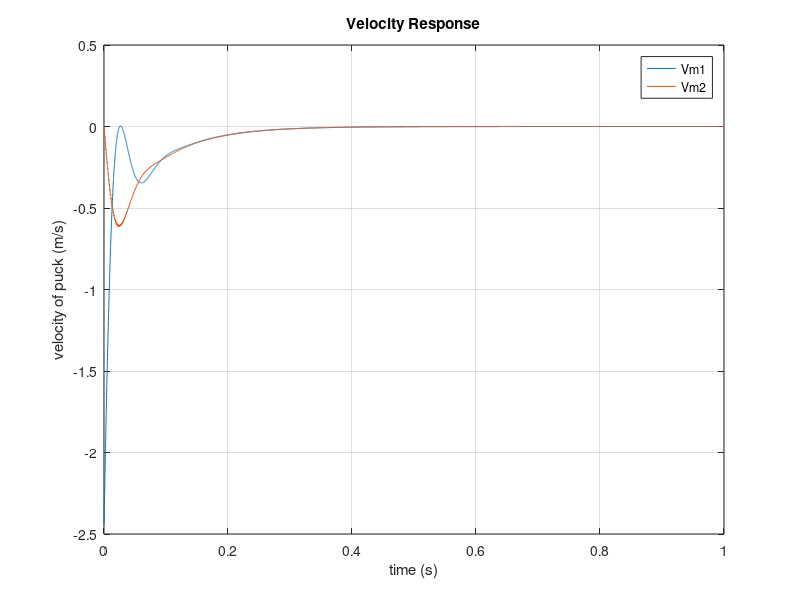

Source code (MATLAB): (Note: this script raises an error after producing the figure.)
%% State-Space catcher thing
clear; close all

%% define vars
% motor parameters
    Kt = 0.0967;        % Nm/A torque (from ServoSysCo spec sheet)
    %Kv = 105;          % V/rad/s back-emf constant
    L = .0041;          % H motor inductance  (from ServoSysCo spec sheet)
    R = 1.6;            % ohms  motor resistance (from ServoSysCo spec sheet)
    Jm = .05648;        % kgm^2 moment of inertial (from ServoSysCo spec sheet)
    b3 = 1.7e-5;        % Nms/rad motor damping (from ServoSysCo spec sheet)
    Tau_m = .0089;      % s untill 62.3% to Vfinal 
% physical parameters    
    m1 = 3;             % kg mass of puck
    m2 = 5;             % kg mass of platform
    k1 = 18500;         % N/m mechanical spring element 
    k2 = 1000410;       % Nm/rad rotational spring element  
    r = .013;           % m   radius of screw
    rho_al = 2.70;      % kg/m3  density of alluminum
    Vol_al = pi*r^2*.013;    % vol of pulley
    mp = rho_al*Vol_al;      % mass of pulley
    Jp = mp*r^2/2;           % inertia of pulleys
    J = 2*Jp + Jm;           % inertia of rotational system
    nb = 3;                  % number of bearings
    b1 = 250;                % Ns/m   damping coeff for pad
    b2 = nb*r*500;           % Nms/rad guide bearing friction  
    %pitch = .005/(2*pi);     % m/rads  pitch of ball screw
% transformer 
    TF12 = 2*pi*r;           % transformer translation to rotation
    TF34 = Kt;               % transformer rotation to electrical

% time
dt=.0001;
t = 0:dt:1;                  % time array

%% define matricies
x0 = [...
    -2.445;...    % Vm1
    0;...         % Vm2
    0;...         % Fk1
    0;...         % Tk2
    0;...         % Wj
    1;];          % iL

A = [...
    -b1/m1, b1/m1, 1/m1, 0, 0, 0;...
    b1/m2, (-b1*TF12 - b2)/(TF12*m2), -1/m1, 1/(TF12*m2), 0, 0;...
    -k1, k1, 0, 0, 0, 0;...
    0, -k2/TF12, 0, 0, k2, 0;...
    0, 0, 0, -1/J, -b3/J, TF34/J;...
    0, 0, 0, 0, -TF34/L, - R/L ];
    
B = [...
    0;...
    0;...
    0;...
    0;...
    0;...
    1/L];

C = [1,0,0,0,0,0;...    % Vm1
    0,1,0,0,0,0;...     % Vm2
    0,0,1,0,0,0;...     % Fk1
    0,0,0,1,0,0;...     % Tk2
    0,0,0,0,1,0;...     % Wj 
    0,0,0,0,0,1];       % iL
          
D = 0;                  %   

%% create state-space
sys = ss(A,B,C,D);
sys.InputName = 'Vs';
sys.OutputName = {'Vm1';'Vm2';'Fk1';'Tk2';'Wj';'iL'};
u = zeros(1,length(t));
for j = 1:length(u)         % uncomment for step input
    if u(j) < median(u)
        u(j) = 24;
    else
        u(j) = 0;
    end
end
y = lsim(sys,u,t,x0);
a = cat(1,NaN, diff(y(:,1))/dt);

% plot things
figure
plot(t,y(:,1));    % velocity
% impulse(sys,t);
grid on
hold on
plot(t,y(:,2));
title('Velocity Response');
xlabel('time (s)')
ylabel('velocity of puck (m/s)')
legend('Vm1','Vm2')
save2pdf('VelRes',gcf,300);

% take "integral" of Vm1 for x position
x = cumtrapz(t,y(:,1));

figure
plot(t,x);      % position
grid on
title('position')
xlabel('time (s)')
ylabel('position (m)')
save2pdf('PosRes',gcf,300);

figure
plot(t,a);      % acceleration
grid on
title('Acceleration Response');
xlabel('time (s)')
ylabel('acceleration of puck (m/s^2)')
save2pdf('AccelRes',gcf,300);

%% closed loop transfer functions
Gp = tf(sys);

Gspuck = Gp(1);
Gsplatform = Gp(2);

% requirements
osTarget = 0.10;       % overshoot 
tsTarget = 0.1;        % sec  

%%  PID compensator Design for V1r -> Vm1 
figure
rlocus(Gspuck); grid on
KP = 1000;
sP = -33.2+97.2*1i;   % initial design point

% simulate 
sysP = feedback(KP*Gspuck,1);
tt = 0:dt:1;
yP = step(sysP,tt);
Pinfo = stepinfo(yP,tt,yP(end));
Pinfo 

figure;
plot(tt,yP);
grid on;
xlabel('time (s)')
ylabel('unit step response')
legend('P controller')

%% add derivative to speed up response
s = tf('s');
tsP = Pinfo.SettlingTime;
tsFactor = tsP/tsTarget; 

sPD = tsFactor*sP;              % new design point
theta = pi - angle(evalfr(Gspuck,sPD));  % required angle contribution
zc = imag(sPD)/tan(theta)+real(sPD);
GcD = (s-zc);                   % derivative compensator
GsPD = GcD*Gspuck;              % create compensated system

figure;
rlocus(GsPD);
grid on

KPD = 2;

%% simulate PD 
sysPD = feedback(KPD*GsPD,1);
yPD = step(sysPD,tt);
PDinfo = stepinfo(yPD,tt,yPD(end));
PDinfo

figure;
plot(tt,yP,'r'); hold on;
plot(tt,yPD,'b');
grid on;
xlabel('time (s)')
ylabel('unit step response')
legend('P controller','PD controller')

%% add integrator to drive to setpoint
GcI = (s+50)/s;  % integrator compensator
GsPID = GcI*GsPD;

figure;
rlocus(GsPID)
grid on

KPID = 2;

%% simulate PID
sysPID = feedback(KPID*GsPID,1); % Vm1 veclocity command
yPID = step(sysPID,tt);
PIDinfo = stepinfo(yPID,tt,yPID(end));
PIDinfo 

figure;
plot(tt,yP,'r'); hold on;
plot(tt,yPD,'b');
plot(tt,yPID,'g');
grid on;
xlabel('time (s)')
ylabel('unit step response')
title('puck step response')
legend('P controller','PD controller','PID controller')

%% build compensator  (C1) for puck
Gc1 = tf(KPID*GcI*GcD);  % total PID compensator

Kp = KPID;
Ki = Gc1.num{:}(3)/Kp;
Kd = Gc1.num{:}(2)/Kp;
disp(['Kp = ',num2str(Kp),' | Ki = ',num2str(Ki),' | Kd = ', num2str(Kp)]);
disp(' ');
disp('total compensating controller:');
disp(['Gc = ',num2str(Kp),' + ',num2str(Ki),'/s + s',num2str(Kd)]);

%%  PID compensator Design for V2r -> Vm2  (platform)
figure
rlocus(Gsplatform); grid on
KP2 = 3700;
sP2 = -43.9+61.5*1i;   % initial design point

%% simulate P gain for platform
sysP2 = feedback(KP*Gsplatform,1);
yP2 = step(sysP2,tt);
P2info = stepinfo(yP2,tt,yP2(end));
P2info 

figure;
plot(tt,yP2);
grid on;
xlabel('time (s)')
ylabel('unit step response')
legend('P controller')

%% add integrator to drive to setpoint
GcI2 = (s+35)/s;  % integrator compensator
GsPID2 = GcI2*Gsplatform;

figure;
rlocus(GsPID2)
grid on

KPID2 = 200;

%% simulate PID
sysPID2 = feedback(KPID2*GsPID2,1); % Vm1/veclocity command
yPID2 = step(sysPID2,tt);
PIDinfo2 = stepinfo(yPID2,tt,yPID2(end));
PIDinfo2 

sys_accel = max(yPID2)/tt(find(yPID2 == max(yPID2)));

figure;
plot(tt,yP2,'r'); hold on;
plot(tt,yPID2,'g');
grid on;
title('Platform Step Response');
xlabel('time (s)')
ylabel('unit step response')
legend('P controller','PID controller')

%% build compensator (C2)
Gc2 = tf(KPID2*GcI2);  % total PID compensator

Kp2 = KPID2;
Ki2 = Gc1.num{:}(3)/Kp2;
Kd2 = Gc1.num{:}(2)/Kp2;
disp(['Kp2 = ',num2str(Kp2),' | Ki2 = ',num2str(Ki2),' | Kd2 = ', num2str(Kp2)]);
disp(' ');
disp('total compensating controller:');
disp(['Gc2 = ',num2str(Kp2),' + ',num2str(Ki2),'/s + s',num2str(Kd2)]);

%% build platform to puck command relationship
% I don't think we need this now ... we know the trajectory we want for the
% platform. See the next section.
Gspp = Gc1/Gc2*(1+Gc2*GsPID2);
Hspp = (Gc2*GsPID)/(1+Gc2*GsPID2);

Vrchng = tf(Gspp/(1+Hspp*Gspp));

%% Picone input shaping trajectory tracking

% specify the desired parameters
xcatch = .75;   % m, catch height
x10 = 1.5;      % m, height of puck passing break beam
x20 = 1.2;      % m, height of platform when break beam tripped
xf = .3;        % m, final height
tf = 3;         % s, time when platform/puck at final height
v10 = -1;       % m/s, velocity of puck passing break beam
v20 = 0;        % m/s, velocity of platform when puck passing break beam
g = -9.81;      % m/s^2

% simulation parameters
dt=1e-5;
tp = 0:dt:tf; % my sim time ... could probably streamline with Haseman time

% here's the tf we need now
F = ... % the tf from "input" desired platform traj to "output" platform command
        (1+Gc2*Gsplatform)/(Gc2*Gsplatform);

% compute platform desired trajectory (from Mathemtatica-generated function)
pt = zeros(length(tp),1);
for i = 1:length(tp)
    pt(i) = platform_trajectory_v(tp(i),tf,xf,xcatch,x10,x20,v10,v20,g);
end

% plot
figure;
plot(tp,pt)

%% Picone simulate by inserting "extra" poles
% We work around the noncausality of the system by inserting fake poles way
% out on the negative real axis that have no significant effect on the
% response. Note we have to compensate for the gain.
Fzpk = zpk(F);
fakepoles=[-400;-405;-410;-415];
Fz=Fzpk.z;
Fp=Fzpk.p;
Fp=vertcat(Fp{:},fakepoles);
Fk=abs(prod(fakepoles))*Fzpk.k; % fix scale with product of fake poles
F2=zpk(Fz,Fp,Fk); % new tf with fake poles inserted and gain corrected

% plot
figure;
lsim(F2,pt,tp) % here's the long-awaited velocity command!!!!

%% velocity command formation
% g = 9.8;                 % m/s2
pltfrmDelay = .215;       % s
catchTime = pltfrmDelay + .25;   % s
VpuckCmd = importdata('Vpuckcmd.mat');
Vinit = -4.5;             % m/s
decelRate = 4*g;

% puck params
puckInit = .3048;       % m puck initial position
puckVfall = -g.*tt;
xpuckfrf = cumtrapz(tt,puckVfall) + puckInit;
VCmnd = NaN*ones(1,length(tt));
for j = 1:length(tt)
    if tt(j) < pltfrmDelay
        VCmnd(j) = 0;
    elseif tt(j) >= pltfrmDelay
        VCmnd(j) = Vinit;
    end
end
yCmnd = lsim(sysPID2,VCmnd,tt);
t0 = 0;
for j = 1:length(tt)
    if yCmnd(j) < puckVfall(j)
        index = j;
        break
    end
end
for k = index:length(tt)
        VCmnd(k) = Vinit + decelRate*(t0*dt);
        t0 = t0+1;
       if VCmnd(k) > 0;
            VCmnd(k:end) = 0;
       end
end
figure;
plot(tt,VCmnd)
grid on;
title('Velocity Command')
xlabel('time (s)')
ylabel('velocity (m/s)')

yCmnd = lsim(sysPID2,VCmnd,tt);     % re populate ysimulation

%% simulate with velocity command


% take "integral" for x position
xCmnd = cumtrapz(tt,yCmnd);
xCmnd = transpose(xCmnd);

figure;
plot(tt,yCmnd); grid on; hold on
plot(tt,puckVfall);
xlabel('time (s)')
ylabel('velocity (m/s)')
title('velocity response of platform')
legend('platform velocity','puck freefall','location','southeast')

figure;
plot(tt,xCmnd,'LineWidth',1.5); grid on; hold on;
plot(tt,xpuckfrf)
%plot(tc,puckCtch,'--r','LineWidth', 1.5);
xlabel('time (s)')
ylabel('position (m)')
title('position response of platform')
legend('platform','puck')
